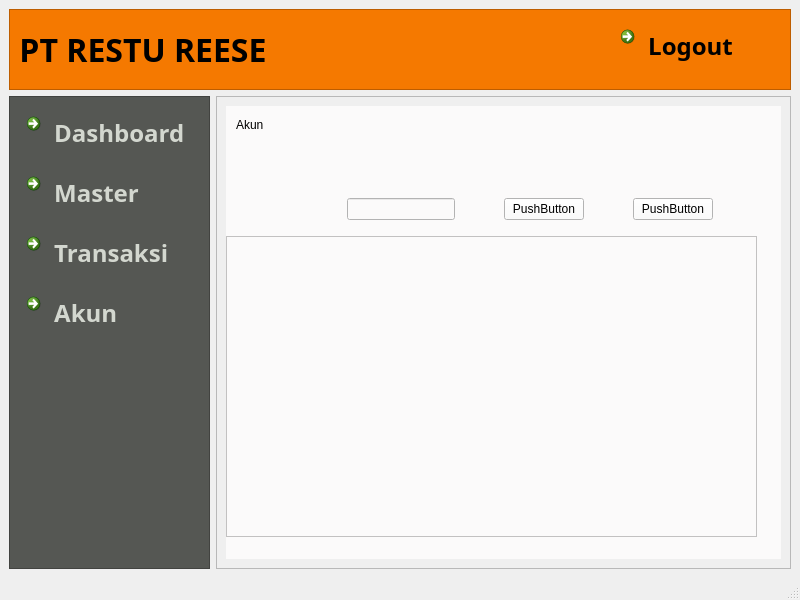
<?xml version="1.0" encoding="UTF-8"?>
<ui version="4.0">
 <class>MainWindow</class>
 <widget class="QMainWindow" name="MainWindow">
  <property name="geometry">
   <rect>
    <x>0</x>
    <y>0</y>
    <width>800</width>
    <height>600</height>
   </rect>
  </property>
  <property name="windowTitle">
   <string>MainWindow</string>
  </property>
  <widget class="QWidget" name="centralwidget">
   <layout class="QGridLayout" name="gridLayout">
    <item row="0" column="0" colspan="4">
     <widget class="QFrame" name="frame_6">
      <property name="maximumSize">
       <size>
        <width>16777215</width>
        <height>81</height>
       </size>
      </property>
      <property name="styleSheet">
       <string notr="true">background-color: rgb(245, 121, 0);</string>
      </property>
      <property name="frameShape">
       <enum>QFrame::StyledPanel</enum>
      </property>
      <property name="frameShadow">
       <enum>QFrame::Raised</enum>
      </property>
      <layout class="QHBoxLayout" name="horizontalLayout">
       <item>
        <widget class="QLabel" name="label">
         <property name="font">
          <font>
           <family>Pothana2000</family>
           <pointsize>24</pointsize>
           <weight>75</weight>
           <bold>true</bold>
          </font>
         </property>
         <property name="text">
          <string>PT RESTU REESE</string>
         </property>
         <property name="alignment">
          <set>Qt::AlignCenter</set>
         </property>
        </widget>
       </item>
       <item>
        <spacer name="horizontalSpacer">
         <property name="orientation">
          <enum>Qt::Horizontal</enum>
         </property>
         <property name="sizeHint" stdset="0">
          <size>
           <width>276</width>
           <height>20</height>
          </size>
         </property>
        </spacer>
       </item>
       <item>
        <widget class="QCommandLinkButton" name="commandLinkButton_5">
         <property name="font">
          <font>
           <family>Navilu</family>
           <pointsize>18</pointsize>
           <weight>75</weight>
           <bold>true</bold>
          </font>
         </property>
         <property name="text">
          <string> Logout</string>
         </property>
         <property name="icon">
          <iconset>
           <normaloff>../images/log_out-2-512.png</normaloff>../images/log_out-2-512.png</iconset>
         </property>
         <property name="iconSize">
          <size>
           <width>32</width>
           <height>32</height>
          </size>
         </property>
        </widget>
       </item>
      </layout>
     </widget>
    </item>
    <item row="1" column="0" rowspan="4">
     <widget class="QFrame" name="frame_3">
      <property name="maximumSize">
       <size>
        <width>257</width>
        <height>16777215</height>
       </size>
      </property>
      <property name="styleSheet">
       <string notr="true">background-color: rgb(85, 87, 83);</string>
      </property>
      <property name="frameShape">
       <enum>QFrame::StyledPanel</enum>
      </property>
      <property name="frameShadow">
       <enum>QFrame::Raised</enum>
      </property>
      <layout class="QVBoxLayout" name="verticalLayout">
       <item>
        <widget class="QCommandLinkButton" name="commandLinkButton">
         <property name="font">
          <font>
           <family>Navilu</family>
           <pointsize>18</pointsize>
           <weight>75</weight>
           <bold>true</bold>
          </font>
         </property>
         <property name="styleSheet">
          <string notr="true">color: rgb(211, 215, 207);</string>
         </property>
         <property name="text">
          <string> Dashboard</string>
         </property>
         <property name="icon">
          <iconset>
           <normaloff>../images/Home.png</normaloff>../images/Home.png</iconset>
         </property>
         <property name="iconSize">
          <size>
           <width>32</width>
           <height>32</height>
          </size>
         </property>
        </widget>
       </item>
       <item>
        <widget class="QCommandLinkButton" name="commandLinkButton_2">
         <property name="font">
          <font>
           <family>Navilu</family>
           <pointsize>18</pointsize>
           <weight>75</weight>
           <bold>true</bold>
          </font>
         </property>
         <property name="styleSheet">
          <string notr="true">color: rgb(211, 215, 207);</string>
         </property>
         <property name="text">
          <string> Master</string>
         </property>
         <property name="icon">
          <iconset>
           <normaloff>../images/icon-master-data-management.png</normaloff>../images/icon-master-data-management.png</iconset>
         </property>
         <property name="iconSize">
          <size>
           <width>32</width>
           <height>32</height>
          </size>
         </property>
        </widget>
       </item>
       <item>
        <widget class="QCommandLinkButton" name="commandLinkButton_3">
         <property name="font">
          <font>
           <family>Navilu</family>
           <pointsize>18</pointsize>
           <weight>75</weight>
           <bold>true</bold>
          </font>
         </property>
         <property name="styleSheet">
          <string notr="true">color: rgb(211, 215, 207);</string>
         </property>
         <property name="text">
          <string> Transaksi</string>
         </property>
         <property name="icon">
          <iconset>
           <normaloff>../images/transaction.png</normaloff>../images/transaction.png</iconset>
         </property>
         <property name="iconSize">
          <size>
           <width>32</width>
           <height>32</height>
          </size>
         </property>
        </widget>
       </item>
       <item>
        <widget class="QCommandLinkButton" name="commandLinkButton_4">
         <property name="font">
          <font>
           <family>Navilu</family>
           <pointsize>18</pointsize>
           <weight>75</weight>
           <bold>true</bold>
          </font>
         </property>
         <property name="styleSheet">
          <string notr="true">
color: rgb(211, 215, 207);</string>
         </property>
         <property name="text">
          <string> Akun</string>
         </property>
         <property name="icon">
          <iconset>
           <normaloff>../images/Utilities2.png</normaloff>../images/Utilities2.png</iconset>
         </property>
         <property name="iconSize">
          <size>
           <width>32</width>
           <height>32</height>
          </size>
         </property>
        </widget>
       </item>
       <item>
        <spacer name="verticalSpacer">
         <property name="orientation">
          <enum>Qt::Vertical</enum>
         </property>
         <property name="sizeHint" stdset="0">
          <size>
           <width>20</width>
           <height>40</height>
          </size>
         </property>
        </spacer>
       </item>
      </layout>
     </widget>
    </item>
    <item row="1" column="1" rowspan="4" colspan="3">
     <widget class="QFrame" name="frame_4">
      <property name="frameShape">
       <enum>QFrame::StyledPanel</enum>
      </property>
      <property name="frameShadow">
       <enum>QFrame::Raised</enum>
      </property>
      <layout class="QHBoxLayout" name="horizontalLayout_2">
       <item>
        <widget class="QStackedWidget" name="stackedWidget">
         <property name="styleSheet">
          <string notr="true">background-color: rgb(251, 250, 250);</string>
         </property>
         <property name="currentIndex">
          <number>3</number>
         </property>
         <widget class="QWidget" name="page">
          <widget class="QLabel" name="label_2">
           <property name="geometry">
            <rect>
             <x>10</x>
             <y>10</y>
             <width>81</width>
             <height>17</height>
            </rect>
           </property>
           <property name="text">
            <string>Dashboard</string>
           </property>
          </widget>
         </widget>
         <widget class="QWidget" name="page_2">
          <widget class="QLabel" name="label_3">
           <property name="geometry">
            <rect>
             <x>10</x>
             <y>10</y>
             <width>67</width>
             <height>17</height>
            </rect>
           </property>
           <property name="text">
            <string>Master</string>
           </property>
          </widget>
         </widget>
         <widget class="QWidget" name="page_3">
          <widget class="QLabel" name="label_4">
           <property name="geometry">
            <rect>
             <x>10</x>
             <y>10</y>
             <width>67</width>
             <height>17</height>
            </rect>
           </property>
           <property name="text">
            <string>Transaksi</string>
           </property>
          </widget>
         </widget>
         <widget class="QWidget" name="page_4">
          <widget class="QLabel" name="label_5">
           <property name="geometry">
            <rect>
             <x>10</x>
             <y>10</y>
             <width>67</width>
             <height>17</height>
            </rect>
           </property>
           <property name="text">
            <string>Akun</string>
           </property>
          </widget>
          <widget class="QTableWidget" name="tableWidget">
           <property name="geometry">
            <rect>
             <x>0</x>
             <y>130</y>
             <width>531</width>
             <height>301</height>
            </rect>
           </property>
           <property name="sizePolicy">
            <sizepolicy hsizetype="Preferred" vsizetype="Preferred">
             <horstretch>0</horstretch>
             <verstretch>0</verstretch>
            </sizepolicy>
           </property>
          </widget>
          <widget class="QWidget" name="">
           <property name="geometry">
            <rect>
             <x>10</x>
             <y>90</y>
             <width>521</width>
             <height>27</height>
            </rect>
           </property>
           <layout class="QHBoxLayout" name="horizontalLayout_3">
            <item>
             <spacer name="horizontalSpacer_2">
              <property name="orientation">
               <enum>Qt::Horizontal</enum>
              </property>
              <property name="sizeType">
               <enum>QSizePolicy::Preferred</enum>
              </property>
              <property name="sizeHint" stdset="0">
               <size>
                <width>68</width>
                <height>20</height>
               </size>
              </property>
             </spacer>
            </item>
            <item>
             <widget class="QLineEdit" name="lineEdit">
              <property name="sizePolicy">
               <sizepolicy hsizetype="Fixed" vsizetype="Fixed">
                <horstretch>0</horstretch>
                <verstretch>0</verstretch>
               </sizepolicy>
              </property>
             </widget>
            </item>
            <item>
             <widget class="QPushButton" name="pushButton">
              <property name="sizePolicy">
               <sizepolicy hsizetype="Fixed" vsizetype="Fixed">
                <horstretch>0</horstretch>
                <verstretch>0</verstretch>
               </sizepolicy>
              </property>
              <property name="text">
               <string>PushButton</string>
              </property>
             </widget>
            </item>
            <item>
             <widget class="QPushButton" name="pushButton_2">
              <property name="sizePolicy">
               <sizepolicy hsizetype="Fixed" vsizetype="Fixed">
                <horstretch>0</horstretch>
                <verstretch>0</verstretch>
               </sizepolicy>
              </property>
              <property name="text">
               <string>PushButton</string>
              </property>
             </widget>
            </item>
           </layout>
          </widget>
         </widget>
        </widget>
       </item>
      </layout>
     </widget>
    </item>
   </layout>
  </widget>
  <widget class="QMenuBar" name="menubar">
   <property name="geometry">
    <rect>
     <x>0</x>
     <y>0</y>
     <width>800</width>
     <height>22</height>
    </rect>
   </property>
  </widget>
  <widget class="QStatusBar" name="statusbar"/>
 </widget>
 <resources/>
 <connections/>
</ui>
